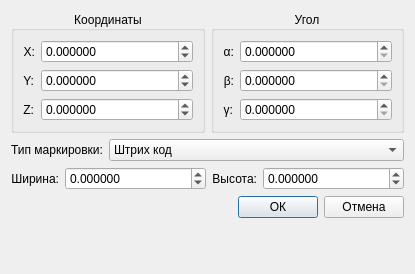
<?xml version="1.0" encoding="UTF-8"?>
<ui version="4.0">
 <class>CMarkBotTaskDialog</class>
 <widget class="QDialog" name="CMarkBotTaskDialog">
  <property name="geometry">
   <rect>
    <x>0</x>
    <y>0</y>
    <width>415</width>
    <height>274</height>
   </rect>
  </property>
  <property name="windowTitle">
   <string>Добавить маркировку</string>
  </property>
  <layout class="QVBoxLayout" name="verticalLayout">
   <item>
    <layout class="QHBoxLayout" name="horizontalLayout">
     <item>
      <widget class="QGroupBox" name="gbPos">
       <property name="title">
        <string>Координаты</string>
       </property>
       <property name="alignment">
        <set>Qt::AlignCenter</set>
       </property>
       <layout class="QGridLayout" name="gridLayout">
        <item row="1" column="0">
         <widget class="QLabel" name="labelY">
          <property name="sizePolicy">
           <sizepolicy hsizetype="Maximum" vsizetype="Preferred">
            <horstretch>0</horstretch>
            <verstretch>0</verstretch>
           </sizepolicy>
          </property>
          <property name="text">
           <string>Y:</string>
          </property>
          <property name="alignment">
           <set>Qt::AlignRight|Qt::AlignTrailing|Qt::AlignVCenter</set>
          </property>
         </widget>
        </item>
        <item row="2" column="0">
         <widget class="QLabel" name="labelZ">
          <property name="sizePolicy">
           <sizepolicy hsizetype="Maximum" vsizetype="Preferred">
            <horstretch>0</horstretch>
            <verstretch>0</verstretch>
           </sizepolicy>
          </property>
          <property name="text">
           <string>Z:</string>
          </property>
          <property name="alignment">
           <set>Qt::AlignRight|Qt::AlignTrailing|Qt::AlignVCenter</set>
          </property>
         </widget>
        </item>
        <item row="0" column="0">
         <widget class="QLabel" name="labelX">
          <property name="sizePolicy">
           <sizepolicy hsizetype="Maximum" vsizetype="Preferred">
            <horstretch>0</horstretch>
            <verstretch>0</verstretch>
           </sizepolicy>
          </property>
          <property name="text">
           <string>X:</string>
          </property>
          <property name="alignment">
           <set>Qt::AlignRight|Qt::AlignTrailing|Qt::AlignVCenter</set>
          </property>
         </widget>
        </item>
        <item row="0" column="1">
         <widget class="QDoubleSpinBox" name="dsbGlobalX">
          <property name="decimals">
           <number>6</number>
          </property>
          <property name="minimum">
           <double>-1000.000000000000000</double>
          </property>
          <property name="maximum">
           <double>1000.000000000000000</double>
          </property>
          <property name="singleStep">
           <double>0.100000000000000</double>
          </property>
         </widget>
        </item>
        <item row="1" column="1">
         <widget class="QDoubleSpinBox" name="dsbGlobalY">
          <property name="decimals">
           <number>6</number>
          </property>
          <property name="minimum">
           <double>-1000.000000000000000</double>
          </property>
          <property name="maximum">
           <double>1000.000000000000000</double>
          </property>
          <property name="singleStep">
           <double>0.100000000000000</double>
          </property>
         </widget>
        </item>
        <item row="2" column="1">
         <widget class="QDoubleSpinBox" name="dsbGlobalZ">
          <property name="decimals">
           <number>6</number>
          </property>
          <property name="minimum">
           <double>-1000.000000000000000</double>
          </property>
          <property name="maximum">
           <double>1000.000000000000000</double>
          </property>
          <property name="singleStep">
           <double>0.100000000000000</double>
          </property>
         </widget>
        </item>
       </layout>
      </widget>
     </item>
     <item>
      <widget class="QGroupBox" name="gbAngles">
       <property name="title">
        <string>Угол</string>
       </property>
       <property name="alignment">
        <set>Qt::AlignCenter</set>
       </property>
       <layout class="QGridLayout" name="gridLayout_2">
        <item row="2" column="1">
         <widget class="QDoubleSpinBox" name="dsbGamma">
          <property name="decimals">
           <number>6</number>
          </property>
          <property name="minimum">
           <double>0.000000000000000</double>
          </property>
          <property name="maximum">
           <double>359.999999000000003</double>
          </property>
          <property name="singleStep">
           <double>0.100000000000000</double>
          </property>
         </widget>
        </item>
        <item row="0" column="1">
         <widget class="QDoubleSpinBox" name="dsbApha">
          <property name="decimals">
           <number>6</number>
          </property>
          <property name="minimum">
           <double>0.000000000000000</double>
          </property>
          <property name="maximum">
           <double>359.999999000000003</double>
          </property>
          <property name="singleStep">
           <double>0.100000000000000</double>
          </property>
         </widget>
        </item>
        <item row="1" column="1">
         <widget class="QDoubleSpinBox" name="dsbBeta">
          <property name="decimals">
           <number>6</number>
          </property>
          <property name="minimum">
           <double>0.000000000000000</double>
          </property>
          <property name="maximum">
           <double>359.999999000000003</double>
          </property>
          <property name="singleStep">
           <double>0.100000000000000</double>
          </property>
         </widget>
        </item>
        <item row="0" column="0">
         <widget class="QLabel" name="labelAlpha">
          <property name="sizePolicy">
           <sizepolicy hsizetype="Maximum" vsizetype="Preferred">
            <horstretch>0</horstretch>
            <verstretch>0</verstretch>
           </sizepolicy>
          </property>
          <property name="text">
           <string>α:</string>
          </property>
          <property name="alignment">
           <set>Qt::AlignRight|Qt::AlignTrailing|Qt::AlignVCenter</set>
          </property>
         </widget>
        </item>
        <item row="1" column="0">
         <widget class="QLabel" name="labelBeta">
          <property name="sizePolicy">
           <sizepolicy hsizetype="Maximum" vsizetype="Preferred">
            <horstretch>0</horstretch>
            <verstretch>0</verstretch>
           </sizepolicy>
          </property>
          <property name="text">
           <string>β:</string>
          </property>
          <property name="alignment">
           <set>Qt::AlignRight|Qt::AlignTrailing|Qt::AlignVCenter</set>
          </property>
         </widget>
        </item>
        <item row="2" column="0">
         <widget class="QLabel" name="labelGamma">
          <property name="sizePolicy">
           <sizepolicy hsizetype="Maximum" vsizetype="Preferred">
            <horstretch>0</horstretch>
            <verstretch>0</verstretch>
           </sizepolicy>
          </property>
          <property name="text">
           <string>γ:</string>
          </property>
          <property name="alignment">
           <set>Qt::AlignRight|Qt::AlignTrailing|Qt::AlignVCenter</set>
          </property>
         </widget>
        </item>
       </layout>
      </widget>
     </item>
    </layout>
   </item>
   <item>
    <layout class="QHBoxLayout" name="horizontalLayout_4">
     <item>
      <widget class="QLabel" name="labelDiam_2">
       <property name="sizePolicy">
        <sizepolicy hsizetype="Maximum" vsizetype="Preferred">
         <horstretch>0</horstretch>
         <verstretch>0</verstretch>
        </sizepolicy>
       </property>
       <property name="text">
        <string>Тип маркировки:</string>
       </property>
       <property name="alignment">
        <set>Qt::AlignRight|Qt::AlignTrailing|Qt::AlignVCenter</set>
       </property>
      </widget>
     </item>
     <item>
      <widget class="QComboBox" name="comboBox">
       <item>
        <property name="text">
         <string>Штрих код</string>
        </property>
       </item>
       <item>
        <property name="text">
         <string>Изображение</string>
        </property>
       </item>
       <item>
        <property name="text">
         <string>Текст</string>
        </property>
       </item>
      </widget>
     </item>
    </layout>
   </item>
   <item>
    <layout class="QHBoxLayout" name="horizontalLayout_2">
     <item>
      <widget class="QLabel" name="labelDiam">
       <property name="sizePolicy">
        <sizepolicy hsizetype="Maximum" vsizetype="Preferred">
         <horstretch>0</horstretch>
         <verstretch>0</verstretch>
        </sizepolicy>
       </property>
       <property name="text">
        <string>Ширина:</string>
       </property>
       <property name="alignment">
        <set>Qt::AlignRight|Qt::AlignTrailing|Qt::AlignVCenter</set>
       </property>
      </widget>
     </item>
     <item>
      <widget class="QDoubleSpinBox" name="dsbDiam">
       <property name="decimals">
        <number>6</number>
       </property>
       <property name="minimum">
        <double>-1000.000000000000000</double>
       </property>
       <property name="maximum">
        <double>1000.000000000000000</double>
       </property>
       <property name="singleStep">
        <double>0.100000000000000</double>
       </property>
      </widget>
     </item>
     <item>
      <widget class="QLabel" name="labelDepth">
       <property name="sizePolicy">
        <sizepolicy hsizetype="Maximum" vsizetype="Preferred">
         <horstretch>0</horstretch>
         <verstretch>0</verstretch>
        </sizepolicy>
       </property>
       <property name="text">
        <string>Высота:</string>
       </property>
       <property name="alignment">
        <set>Qt::AlignRight|Qt::AlignTrailing|Qt::AlignVCenter</set>
       </property>
      </widget>
     </item>
     <item>
      <widget class="QDoubleSpinBox" name="dsbDepth">
       <property name="decimals">
        <number>6</number>
       </property>
       <property name="minimum">
        <double>-1000.000000000000000</double>
       </property>
       <property name="maximum">
        <double>1000.000000000000000</double>
       </property>
       <property name="singleStep">
        <double>0.100000000000000</double>
       </property>
      </widget>
     </item>
    </layout>
   </item>
   <item>
    <layout class="QHBoxLayout" name="horizontalLayout_3">
     <item>
      <spacer name="horizontalSpacer">
       <property name="orientation">
        <enum>Qt::Horizontal</enum>
       </property>
       <property name="sizeHint" stdset="0">
        <size>
         <width>40</width>
         <height>20</height>
        </size>
       </property>
      </spacer>
     </item>
     <item>
      <widget class="QPushButton" name="pbOk">
       <property name="text">
        <string>ОК</string>
       </property>
      </widget>
     </item>
     <item>
      <widget class="QPushButton" name="pbCancel">
       <property name="text">
        <string>Отмена</string>
       </property>
      </widget>
     </item>
    </layout>
   </item>
   <item>
    <spacer name="verticalSpacer">
     <property name="orientation">
      <enum>Qt::Vertical</enum>
     </property>
     <property name="sizeHint" stdset="0">
      <size>
       <width>20</width>
       <height>0</height>
      </size>
     </property>
    </spacer>
   </item>
  </layout>
 </widget>
 <resources/>
 <connections/>
</ui>
